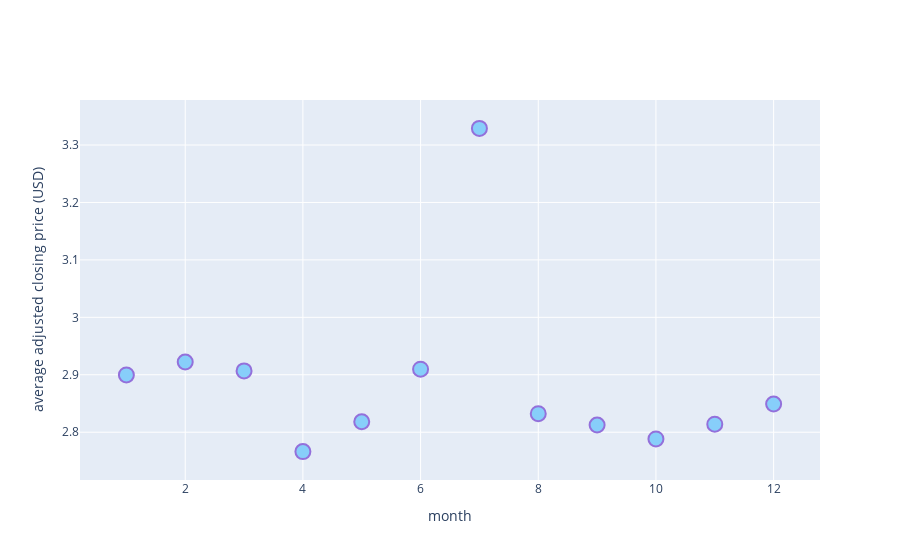

Here is the notebook cell this chart was saved with:
### Code cell
# Compute the average price for each month
avg_price_mth = df.groupby("month").agg({'adj_close': 'mean'}).reset_index()

# Plot 
data = [go.Scatter(
            x = avg_price_mth['month'],
            y = avg_price_mth['adj_close'],
            mode = 'markers',
            marker=dict(
                color='LightSkyBlue',
                size=15,
                line=dict(
                color='MediumPurple',
                width=2
                ))
        )]

layout = dict(xaxis = dict(title = 'month'),
              yaxis = dict(title = 'average adjusted closing price (USD)'))

fig = dict(data=data, layout=layout)
py.iplot(fig, filename='ForexPricePrediction_v6d_avg_price_mth')

### Figure 1 — Plotly figure (JSON) as saved in the notebook; plotly's stock layout.template omitted (floating-point values rounded to 4 significant figures)
{"data": [{"marker": {"color": "LightSkyBlue", "line": {"color": "MediumPurple", "width": 2}, "size": 15}, "mode": "markers", "type": "scatter", "x": [1, 2, 3, 4, 5, 6, 7, 8, 9, 10, 11, 12], "y": [2.9, 2.922, 2.907, 2.766, 2.818, 2.91, 3.329, 2.832, 2.813, 2.788, 2.814, 2.849]}], "layout": {"xaxis": {"title": {"text": "month"}}, "yaxis": {"title": {"text": "average adjusted closing price (USD)"}}}}
